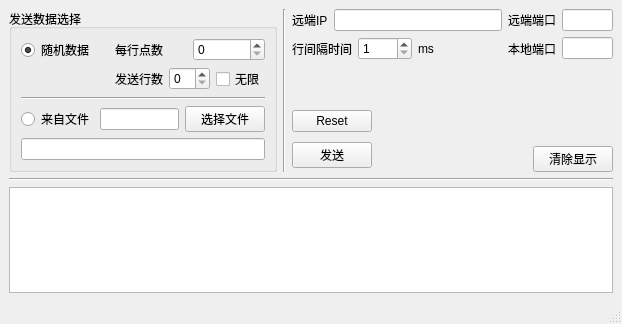
<?xml version="1.0" encoding="UTF-8"?>
<ui version="4.0">
 <class>MainWindow</class>
 <widget class="QMainWindow" name="MainWindow">
  <property name="geometry">
   <rect>
    <x>0</x>
    <y>0</y>
    <width>622</width>
    <height>324</height>
   </rect>
  </property>
  <property name="windowTitle">
   <string>MainWindow</string>
  </property>
  <widget class="QWidget" name="centralwidget">
   <layout class="QVBoxLayout" name="verticalLayout_8">
    <item>
     <layout class="QHBoxLayout" name="horizontalLayout_10">
      <item>
       <widget class="QGroupBox" name="sentDataGBox">
        <property name="title">
         <string>发送数据选择</string>
        </property>
        <layout class="QVBoxLayout" name="verticalLayout_4">
         <item>
          <layout class="QHBoxLayout" name="horizontalLayout_9">
           <item>
            <layout class="QVBoxLayout" name="verticalLayout">
             <item>
              <widget class="QRadioButton" name="randDataRBtn">
               <property name="text">
                <string>随机数据</string>
               </property>
               <property name="checked">
                <bool>true</bool>
               </property>
              </widget>
             </item>
             <item>
              <spacer name="verticalSpacer">
               <property name="orientation">
                <enum>Qt::Vertical</enum>
               </property>
               <property name="sizeHint" stdset="0">
                <size>
                 <width>20</width>
                 <height>40</height>
                </size>
               </property>
              </spacer>
             </item>
            </layout>
           </item>
           <item>
            <layout class="QVBoxLayout" name="verticalLayout_2">
             <item>
              <layout class="QHBoxLayout" name="horizontalLayout_3">
               <item>
                <widget class="QLabel" name="ptPerRowLbl">
                 <property name="text">
                  <string>每行点数</string>
                 </property>
                </widget>
               </item>
               <item>
                <widget class="QSpinBox" name="ptPerRowSpinBox"/>
               </item>
              </layout>
             </item>
             <item>
              <layout class="QHBoxLayout" name="horizontalLayout_5">
               <item>
                <widget class="QLabel" name="rowsToSendLbl">
                 <property name="text">
                  <string>发送行数</string>
                 </property>
                </widget>
               </item>
               <item>
                <widget class="QSpinBox" name="rowsToSendSpinBox"/>
               </item>
               <item>
                <widget class="QCheckBox" name="infinDataCheckBox">
                 <property name="text">
                  <string>无限</string>
                 </property>
                </widget>
               </item>
              </layout>
             </item>
            </layout>
           </item>
          </layout>
         </item>
         <item>
          <layout class="QVBoxLayout" name="verticalLayout_3">
           <item>
            <widget class="Line" name="line">
             <property name="orientation">
              <enum>Qt::Horizontal</enum>
             </property>
            </widget>
           </item>
           <item>
            <layout class="QHBoxLayout" name="horizontalLayout_8">
             <item>
              <widget class="QRadioButton" name="fileDataRBtn">
               <property name="text">
                <string>来自文件</string>
               </property>
              </widget>
             </item>
             <item>
              <widget class="QLineEdit" name="fileFpnLEdit">
               <property name="readOnly">
                <bool>true</bool>
               </property>
              </widget>
             </item>
             <item>
              <widget class="QPushButton" name="selFileBtn">
               <property name="text">
                <string>选择文件</string>
               </property>
              </widget>
             </item>
            </layout>
           </item>
           <item>
            <widget class="QLineEdit" name="fileDescLEdit">
             <property name="readOnly">
              <bool>true</bool>
             </property>
            </widget>
           </item>
          </layout>
         </item>
        </layout>
       </widget>
      </item>
      <item>
       <widget class="Line" name="line_2">
        <property name="orientation">
         <enum>Qt::Vertical</enum>
        </property>
       </widget>
      </item>
      <item>
       <layout class="QVBoxLayout" name="verticalLayout_7">
        <item>
         <layout class="QGridLayout" name="gridLayout" rowstretch="0,0" columnstretch="2,1">
          <item row="0" column="0">
           <layout class="QHBoxLayout" name="horizontalLayout">
            <item>
             <widget class="QLabel" name="rmtIPLbl">
              <property name="text">
               <string>远端IP</string>
              </property>
             </widget>
            </item>
            <item>
             <widget class="QLineEdit" name="rmtIPLEdit">
              <property name="readOnly">
               <bool>true</bool>
              </property>
             </widget>
            </item>
           </layout>
          </item>
          <item row="0" column="1">
           <layout class="QHBoxLayout" name="horizontalLayout_2">
            <item>
             <widget class="QLabel" name="rmtPortLbl">
              <property name="text">
               <string>远端端口</string>
              </property>
             </widget>
            </item>
            <item>
             <widget class="QLineEdit" name="rmtPortLEdit">
              <property name="readOnly">
               <bool>true</bool>
              </property>
             </widget>
            </item>
           </layout>
          </item>
          <item row="1" column="0">
           <layout class="QHBoxLayout" name="horizontalLayout_6">
            <item>
             <widget class="QLabel" name="rowIntLbl">
              <property name="text">
               <string>行间隔时间</string>
              </property>
             </widget>
            </item>
            <item>
             <widget class="QSpinBox" name="rowIntSpinBox">
              <property name="minimum">
               <number>1</number>
              </property>
              <property name="maximum">
               <number>1000</number>
              </property>
             </widget>
            </item>
            <item>
             <widget class="QLabel" name="rowIntUnitLbl">
              <property name="text">
               <string>ms</string>
              </property>
             </widget>
            </item>
            <item>
             <spacer name="horizontalSpacer_2">
              <property name="orientation">
               <enum>Qt::Horizontal</enum>
              </property>
              <property name="sizeHint" stdset="0">
               <size>
                <width>40</width>
                <height>20</height>
               </size>
              </property>
             </spacer>
            </item>
           </layout>
          </item>
          <item row="1" column="1">
           <layout class="QHBoxLayout" name="horizontalLayout_4">
            <item>
             <widget class="QLabel" name="localPortLbl">
              <property name="text">
               <string>本地端口</string>
              </property>
             </widget>
            </item>
            <item>
             <widget class="QLineEdit" name="localPortLEdit"/>
            </item>
           </layout>
          </item>
         </layout>
        </item>
        <item>
         <spacer name="verticalSpacer_2">
          <property name="orientation">
           <enum>Qt::Vertical</enum>
          </property>
          <property name="sizeHint" stdset="0">
           <size>
            <width>315</width>
            <height>13</height>
           </size>
          </property>
         </spacer>
        </item>
        <item>
         <layout class="QHBoxLayout" name="horizontalLayout_7">
          <item>
           <layout class="QVBoxLayout" name="verticalLayout_5">
            <item>
             <widget class="QPushButton" name="resetBtn">
              <property name="text">
               <string>Reset</string>
              </property>
             </widget>
            </item>
            <item>
             <widget class="QPushButton" name="sendBtn">
              <property name="text">
               <string>发送</string>
              </property>
             </widget>
            </item>
           </layout>
          </item>
          <item>
           <spacer name="horizontalSpacer">
            <property name="orientation">
             <enum>Qt::Horizontal</enum>
            </property>
            <property name="sizeHint" stdset="0">
             <size>
              <width>40</width>
              <height>20</height>
             </size>
            </property>
           </spacer>
          </item>
          <item>
           <layout class="QVBoxLayout" name="verticalLayout_6">
            <item>
             <spacer name="verticalSpacer_3">
              <property name="orientation">
               <enum>Qt::Vertical</enum>
              </property>
              <property name="sizeHint" stdset="0">
               <size>
                <width>20</width>
                <height>40</height>
               </size>
              </property>
             </spacer>
            </item>
            <item>
             <widget class="QPushButton" name="clearDispBtn">
              <property name="text">
               <string>清除显示</string>
              </property>
             </widget>
            </item>
           </layout>
          </item>
         </layout>
        </item>
       </layout>
      </item>
     </layout>
    </item>
    <item>
     <widget class="Line" name="line_3">
      <property name="orientation">
       <enum>Qt::Horizontal</enum>
      </property>
     </widget>
    </item>
    <item>
     <widget class="QTextEdit" name="infoDispEdit">
      <property name="readOnly">
       <bool>true</bool>
      </property>
     </widget>
    </item>
   </layout>
  </widget>
  <widget class="QMenuBar" name="menubar">
   <property name="geometry">
    <rect>
     <x>0</x>
     <y>0</y>
     <width>622</width>
     <height>21</height>
    </rect>
   </property>
  </widget>
  <widget class="QStatusBar" name="statusbar"/>
 </widget>
 <resources/>
 <connections/>
</ui>
